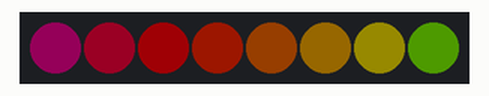
This sketch was run on a simulated Arduino Uno, built with avr-gcc and run on an emulated ATmega328P. Shown: 8 RGB LEDs in strip order, left to right. Dim RGB values are drawn brighter than linear.

Above: at 0.15 s.
At 5.25 s:
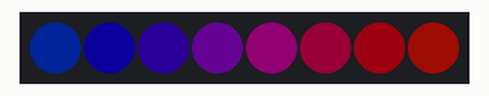
At 10.06 s:
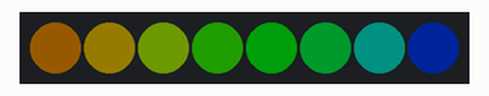
At 19.97 s:
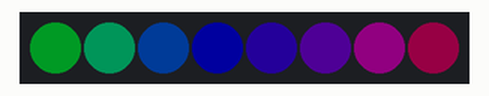
At 29.88 s:
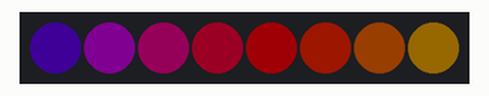
At 39.79 s:
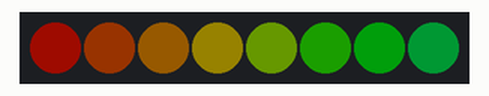
Timing chart, 0 to 40.0 s (numbered marks = the images above):
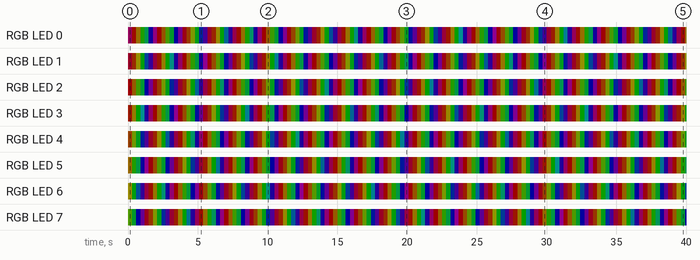

The sketch:

s21_WS2812B-8_LED_Strip.ino
```cpp
#include <FastLED.h>

#define LED_DT 3
#define COLOR_ORDER GRB
#define LED_TYPE WS2812
#define NUM_LEDS 8

uint8_t max_bright=255;
struct CRGB leds[NUM_LEDS];

void setup()
{
  Serial.begin(115200);
  LEDS.addLeds<LED_TYPE, LED_DT, COLOR_ORDER>(leds, NUM_LEDS);
  FastLED.setBrightness(32);
}

void loop ()
{
  uint8_t thisSpeed = 32;
  uint8_t deltaHue= 16;
  uint8_t thisHue = beat8(thisSpeed,255);
  fill_rainbow(leds, NUM_LEDS, thisHue, deltaHue);
  FastLED.show();
}
```

Measured:
- by itself, RGB LED 1: off → RGB(26, 0, 6) at 0.00 s, → RGB(25, 7, 0) 0.30 s later, → RGB(22, 21, 0) 0.30 s later, → RGB(0, 30, 2) 0.30 s later, … (134 changes in this stretch)
- by itself, RGB LED 4: off → RGB(22, 9, 0) at 0.00 s, → RGB(17, 23, 0) 0.30 s later, → RGB(0, 27, 5) 0.30 s later, → RGB(0, 5, 27) 0.30 s later, … (134 changes in this stretch)
